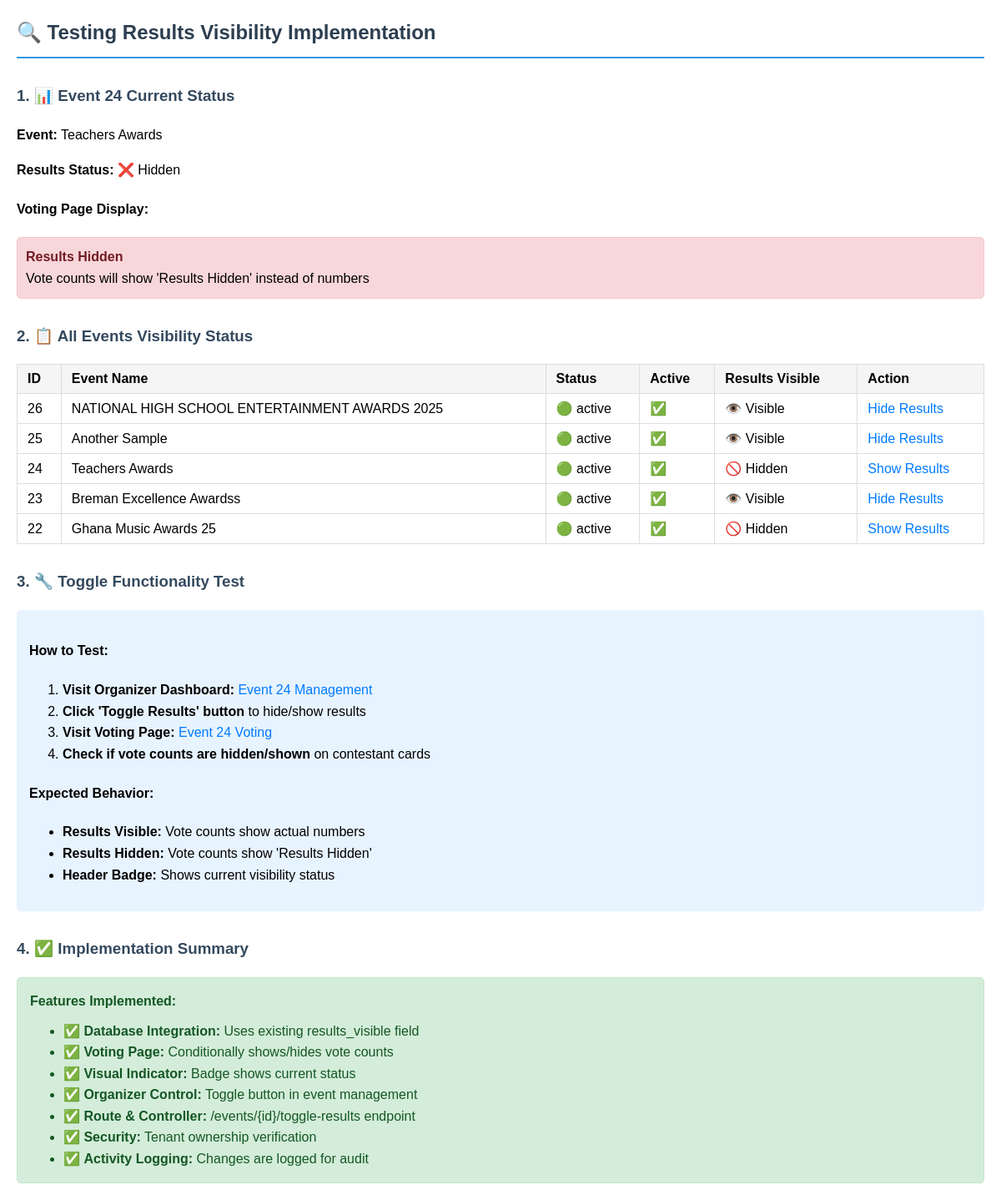
Before: /test_files/test_results_visibility.php with the older database file.
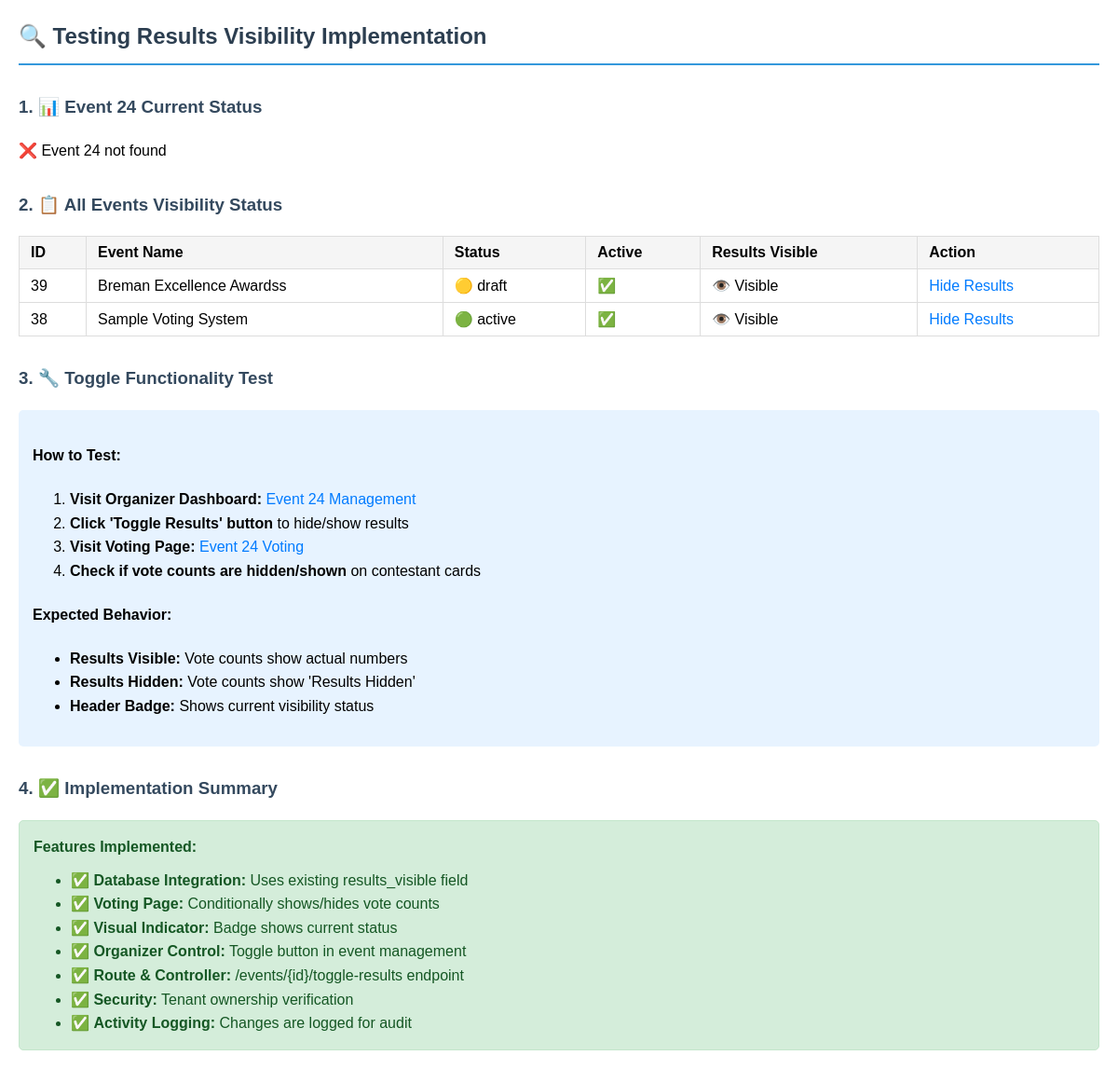
After: the same page with the newer database file.
### tables this page shows
CREATE TABLE `events` (
  `id` int(11) NOT NULL,
  `tenant_id` int(11) NOT NULL,
  `name` varchar(255) NOT NULL,
  `code` varchar(50) NOT NULL,
  `description` text DEFAULT NULL,
  `featured_image` varchar(500) DEFAULT NULL,
  `start_date` datetime DEFAULT NULL,
  `end_date` datetime DEFAULT NULL,
  `vote_price` decimal(10,2) DEFAULT 0.50 COMMENT 'Price per vote in USD',
  `active` tinyint(1) DEFAULT 1,
  `status` enum('draft','active','suspended','closed','archived') DEFAULT 'draft',
  `visibility` enum('private','public','unlisted') DEFAULT 'private',
  `admin_status` enum('approved','pending','rejected','under_review') DEFAULT 'pending',
  `admin_notes` text DEFAULT NULL,
  `created_by` int(11) DEFAULT NULL,
  `suspended_reason` text DEFAULT NULL,
  `suspended_by` int(11) DEFAULT NULL,
  `suspended_at` timestamp NULL DEFAULT NULL,
  `closed_at` timestamp NULL DEFAULT NULL,
  `archived_at` timestamp NULL DEFAULT NULL,
  `created_at` timestamp NOT NULL DEFAULT current_timestamp(),
  `updated_at` timestamp NOT NULL DEFAULT current_timestamp() ON UPDATE current_timestamp(),
  `results_visible` tinyint(1) DEFAULT 1 COMMENT 'Controls whether results/leaderboard is visible to public',
  `deactivated_at` timestamp NULL DEFAULT NULL,
  `deactivated_by` int(11) DEFAULT NULL
);

### test_files/test_results_visibility.php (the view, shortened to what this page needs)
<?php
try {
    $db = Database::getInstance();
    $connection = $db->getConnection();
    echo "<h2>🔍 Testing Results Visibility Implementation</h2>";
    echo "<h3>1. 📊 Event 24 Current Status</h3>";
    $stmt = $connection->prepare("SELECT id, name, results_visible FROM events WHERE id = 24");
    $stmt->execute();
    $event = $stmt->fetch();
    if ($event) {
        $status = $event['results_visible'] ? '✅ Visible' : '❌ Hidden';
        echo "<p><strong>Event:</strong> {$event['name']}</p>";
        echo "<p><strong>Results Status:</strong> {$status}</p>";
        echo "<h4>Voting Page Display:</h4>";
        if ($event['results_visible']) {
            echo "<div style='background: #d4edda; padding: 10px; border-radius: 5px; border: 1px solid #c3e6cb;'>";
            echo "<span style='color: #155724;'><i class='fas fa-eye'></i> <strong>Results Visible</strong></span><br>";
            echo "Vote counts will be shown on contestant cards";
            echo "</div>";
        } else {
            echo "<div style='background: #f8d7da; padding: 10px; border-radius: 5px; border: 1px solid #f5c6cb;'>";
            echo "<span style='color: #721c24;'><i class='fas fa-eye-slash'></i> <strong>Results Hidden</strong></span><br>";
            echo "Vote counts will show 'Results Hidden' instead of numbers";
            echo "</div>";
        }
    } else {
        echo "<p>❌ Event 24 not found</p>";
    }
    echo "<h3>2. 📋 All Events Visibility Status</h3>";
    $stmt = $connection->query("
        SELECT id, name, results_visible, status, active
        FROM events
        ORDER BY id DESC
        LIMIT 10
    ");
    $events = $stmt->fetchAll();
    echo "<table border='1' style='border-collapse: collapse; width: 100%;'>";
    echo "<tr><th>ID</th><th>Event Name</th><th>Status</th><th>Active</th><th>Results Visible</th><th>Action</th></tr>";
    foreach ($events as $evt) {
        $statusBadge = $evt['status'] == 'active' ? '🟢' : '🟡';
        $activeBadge = $evt['active'] ? '✅' : '❌';
        $resultsBadge = $evt['results_visible'] ? '👁️ Visible' : '🚫 Hidden';
        $toggleAction = $evt['results_visible'] ? 'Hide' : 'Show';
        echo "<tr>";
        echo "<td>{$evt['id']}</td>";
        echo "<td>{$evt['name']}</td>";
        echo "<td>{$statusBadge} {$evt['status']}</td>";
        echo "<td>{$activeBadge}</td>";
        echo "<td>{$resultsBadge}</td>";
        echo "<td><a href='/smartcast/organizer/events/{$evt['id']}/toggle-results' onclick='return confirm(\"Toggle results visibility?\")'>$toggleAction Results</a></td>";
        echo "</tr>";
    }
    echo "</table>";
    echo "<h3>3. 🔧 Toggle Functionality Test</h3>";
    echo "<div style='background: #e7f3ff; padding: 15px; border-radius: 5px;'>";
    echo "<h4>How to Test:</h4>";
    echo "<ol>";
    echo "<li><strong>Visit Organizer Dashboard:</strong> <a href='/smartcast/organizer/events/24' target='_blank'>Event 24 Management</a></li>";
    echo "<li><strong>Click 'Toggle Results' button</strong> to hide/show results</li>";
    echo "<li><strong>Visit Voting Page:</strong> <a href='/smartcast/events/24/vote' target='_blank'>Event 24 Voting</a></li>";
    echo "<li><strong>Check if vote counts are hidden/shown</strong> on contestant cards</li>";
    echo "</ol>";
    echo "<h4>Expected Behavior:</h4>";
    echo "<ul>";
    echo "<li><strong>Results Visible:</strong> Vote counts show actual numbers</li>";
    echo "<li><strong>Results Hidden:</strong> Vote counts show 'Results Hidden'</li>";
    echo "<li><strong>Header Badge:</strong> Shows current visibility status</li>";
    echo "</ul>";
    echo "</div>";
    echo "<h3>4. ✅ Implementation Summary</h3>";
    echo "<div style='background: #d4edda; padding: 15px; border-radius: 5px; border: 1px solid #c3e6cb;'>";
    echo "<h4 style='color: #155724; margin: 0 0 10px 0;'>Features Implemented:</h4>";
    echo "<ul style='margin: 0; color: #155724;'>";
    echo "<li>✅ <strong>Database Integration:</strong> Uses existing results_visible field</li>";
    echo "<li>✅ <strong>Voting Page:</strong> Conditionally shows/hides vote counts</li>";
    echo "<li>✅ <strong>Visual Indicator:</strong> Badge shows current status</li>";
    echo "<li>✅ <strong>Organizer Control:</strong> Toggle button in event management</li>";
    echo "<li>✅ <strong>Route & Controller:</strong> /events/{id}/toggle-results endpoint</li>";
    echo "<li>✅ <strong>Security:</strong> Tenant ownership verification</li>";
    echo "<li>✅ <strong>Activity Logging:</strong> Changes are logged for audit</li>";
    echo "</ul>";
    echo "</div>";
} catch (Exception $e) {
    echo "<h3>❌ Error:</h3>";
    echo "<p>" . $e->getMessage() . "</p>";
}
?>

### test_files/test_results_visibility.php (style rules this page uses)
table { border-collapse: collapse; margin: 10px 0; width: 100%; }
th, td { padding: 8px 12px; border: 1px solid #ddd; text-align: left; }
th { background-color: #f5f5f5; font-weight: bold; }
h2 { color: #2c3e50; border-bottom: 2px solid #3498db; padding-bottom: 10px; }
h3 { color: #34495e; margin-top: 30px; }
a { color: #007bff; text-decoration: none; }

Changed rows visible on the page:
removed events: name "Teachers Awards", results_visible "❌ Hidden", id "24", status "🟢", status "active", active "✅", results_visible "🚫 Hidden", results_visible "Show"
removed events: id "26", name "NATIONAL HIGH SCHOOL ENTERTAINMENT AWARDS 2025", status "🟢", status "active", active "✅", results_visible "👁️ Visible", results_visible "Hide"
removed events: id "25", name "Another Sample", status "🟢", status "active", active "✅", results_visible "👁️ Visible", results_visible "Hide"
removed events: id "23", name "Breman Excellence Awardss", status "🟢", status "active", active "✅", results_visible "👁️ Visible", results_visible "Hide"
removed events: id "22", name "Ghana Music Awards 25", status "🟢", status "active", active "✅", results_visible "🚫 Hidden", results_visible "Show"
added events: id "39", name "Breman Excellence Awardss", status "🟡", status "draft", active "✅", results_visible "👁️ Visible", results_visible "Hide"
added events: id "38", name "Sample Voting System", status "🟢", status "active", active "✅", results_visible "👁️ Visible", results_visible "Hide"
Other visible differences:
text no longer shown: "Event: Results Status: Voting Page Display: Results Hidden Vote counts will show 'Results Hidden' instead of numbers"
text now shown: "❌ Event 24 not found"
